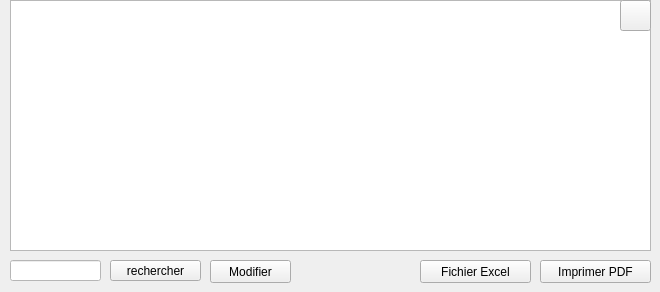
      <widget class="QWidget" name="affichanim_org">
       <attribute name="title">
        <string>Affichage liste</string>
       </attribute>
       <widget class="QLineEdit" name="lineEdit_org">
        <property name="geometry">
         <rect>
          <x>10</x>
          <y>260</y>
          <width>91</width>
          <height>21</height>
         </rect>
        </property>
        <property name="styleSheet">
         <string notr="true">background:white;</string>
        </property>
       </widget>
       <widget class="QPushButton" name="search_carButton_8_org">
        <property name="geometry">
         <rect>
          <x>110</x>
          <y>260</y>
          <width>91</width>
          <height>21</height>
         </rect>
        </property>
        <property name="styleSheet">
         <string notr="true">background:transparent;
font: italic 12pt &quot;Century Gothic&quot;;
color: qconicalgradient(cx:0.5, cy:0.5, angle:0, stop:0 rgba(35, 40, 3, 255), stop:0.16 rgba(136, 106, 22, 255), stop:0.225 rgba(166, 140, 41, 255), stop:0.285 rgba(204, 181, 74, 255), stop:0.345 rgba(235, 219, 102, 255), stop:0.415 rgba(245, 236, 112, 255), stop:0.52 rgba(209, 190, 76, 255), stop:0.57 rgba(187, 156, 51, 255), stop:0.635 rgba(168, 142, 42, 255), stop:0.695 rgba(202, 174, 68, 255), stop:0.75 rgba(218, 202, 86, 255), stop:0.815 rgba(208, 187, 73, 255), stop:0.88 rgba(187, 156, 51, 255), stop:0.935 rgba(137, 108, 26, 255), stop:1 rgba(35, 40, 3, 255));
border-bottom:2px solid#717072;
border-color: qconicalgradient(cx:0.5, cy:0.5, angle:0, stop:0 rgba(35, 40, 3, 255), stop:0.16 rgba(136, 106, 22, 255), stop:0.225 rgba(166, 140, 41, 255), stop:0.285 rgba(204, 181, 74, 255), stop:0.345 rgba(235, 219, 102, 255), stop:0.415 rgba(245, 236, 112, 255), stop:0.52 rgba(209, 190, 76, 255), stop:0.57 rgba(187, 156, 51, 255), stop:0.635 rgba(168, 142, 42, 255), stop:0.695 rgba(202, 174, 68, 255), stop:0.75 rgba(218, 202, 86, 255), stop:0.815 rgba(208, 187, 73, 255), stop:0.88 rgba(187, 156, 51, 255), stop:0.935 rgba(137, 108, 26, 255), stop:1 rgba(35, 40, 3, 255));
background-color: rgb(255, 212, 250);

border-radius:15px;}
QPushButton:hover{
	
	background-color: rgb(234, 78, 117);
</string>
        </property>
        <property name="text">
         <string>rechercher</string>
        </property>
       </widget>
       <widget class="QPushButton" name="pushButton_5_org">
        <property name="geometry">
         <rect>
          <x>420</x>
          <y>260</y>
          <width>111</width>
          <height>23</height>
         </rect>
        </property>
        <property name="styleSheet">
         <string notr="true">background:transparent;
font: italic 12pt &quot;Century Gothic&quot;;
color: qconicalgradient(cx:0.5, cy:0.5, angle:0, stop:0 rgba(35, 40, 3, 255), stop:0.16 rgba(136, 106, 22, 255), stop:0.225 rgba(166, 140, 41, 255), stop:0.285 rgba(204, 181, 74, 255), stop:0.345 rgba(235, 219, 102, 255), stop:0.415 rgba(245, 236, 112, 255), stop:0.52 rgba(209, 190, 76, 255), stop:0.57 rgba(187, 156, 51, 255), stop:0.635 rgba(168, 142, 42, 255), stop:0.695 rgba(202, 174, 68, 255), stop:0.75 rgba(218, 202, 86, 255), stop:0.815 rgba(208, 187, 73, 255), stop:0.88 rgba(187, 156, 51, 255), stop:0.935 rgba(137, 108, 26, 255), stop:1 rgba(35, 40, 3, 255));
border-bottom:2px solid#717072;
border-color: qconicalgradient(cx:0.5, cy:0.5, angle:0, stop:0 rgba(35, 40, 3, 255), stop:0.16 rgba(136, 106, 22, 255), stop:0.225 rgba(166, 140, 41, 255), stop:0.285 rgba(204, 181, 74, 255), stop:0.345 rgba(235, 219, 102, 255), stop:0.415 rgba(245, 236, 112, 255), stop:0.52 rgba(209, 190, 76, 255), stop:0.57 rgba(187, 156, 51, 255), stop:0.635 rgba(168, 142, 42, 255), stop:0.695 rgba(202, 174, 68, 255), stop:0.75 rgba(218, 202, 86, 255), stop:0.815 rgba(208, 187, 73, 255), stop:0.88 rgba(187, 156, 51, 255), stop:0.935 rgba(137, 108, 26, 255), stop:1 rgba(35, 40, 3, 255));
background-color: rgb(255, 212, 250);

border-radius:15px;}
QPushButton:hover{
	
	background-color: rgb(234, 78, 117);
</string>
        </property>
        <property name="text">
         <string>Fichier Excel</string>
        </property>
       </widget>
       <widget class="QPushButton" name="pushButton_4_org">
        <property name="geometry">
         <rect>
          <x>540</x>
          <y>260</y>
          <width>111</width>
          <height>23</height>
         </rect>
        </property>
        <property name="styleSheet">
         <string notr="true">background:transparent;
font: italic 12pt &quot;Century Gothic&quot;;
color: qconicalgradient(cx:0.5, cy:0.5, angle:0, stop:0 rgba(35, 40, 3, 255), stop:0.16 rgba(136, 106, 22, 255), stop:0.225 rgba(166, 140, 41, 255), stop:0.285 rgba(204, 181, 74, 255), stop:0.345 rgba(235, 219, 102, 255), stop:0.415 rgba(245, 236, 112, 255), stop:0.52 rgba(209, 190, 76, 255), stop:0.57 rgba(187, 156, 51, 255), stop:0.635 rgba(168, 142, 42, 255), stop:0.695 rgba(202, 174, 68, 255), stop:0.75 rgba(218, 202, 86, 255), stop:0.815 rgba(208, 187, 73, 255), stop:0.88 rgba(187, 156, 51, 255), stop:0.935 rgba(137, 108, 26, 255), stop:1 rgba(35, 40, 3, 255));
border-bottom:2px solid#717072;
border-color: qconicalgradient(cx:0.5, cy:0.5, angle:0, stop:0 rgba(35, 40, 3, 255), stop:0.16 rgba(136, 106, 22, 255), stop:0.225 rgba(166, 140, 41, 255), stop:0.285 rgba(204, 181, 74, 255), stop:0.345 rgba(235, 219, 102, 255), stop:0.415 rgba(245, 236, 112, 255), stop:0.52 rgba(209, 190, 76, 255), stop:0.57 rgba(187, 156, 51, 255), stop:0.635 rgba(168, 142, 42, 255), stop:0.695 rgba(202, 174, 68, 255), stop:0.75 rgba(218, 202, 86, 255), stop:0.815 rgba(208, 187, 73, 255), stop:0.88 rgba(187, 156, 51, 255), stop:0.935 rgba(137, 108, 26, 255), stop:1 rgba(35, 40, 3, 255));
background-color: rgb(255, 212, 250);

border-radius:15px;}
QPushButton:hover{
	
	background-color: rgb(234, 78, 117);
</string>
        </property>
        <property name="text">
         <string>Imprimer PDF</string>
        </property>
       </widget>
       <widget class="QTableView" name="tableView_4_org">
        <property name="geometry">
         <rect>
          <x>10</x>
          <y>0</y>
          <width>641</width>
          <height>251</height>
         </rect>
        </property>
       </widget>
       <widget class="QPushButton" name="pushButton_6_org">
        <property name="geometry">
         <rect>
          <x>620</x>
          <y>0</y>
          <width>31</width>
          <height>31</height>
         </rect>
        </property>
        <property name="styleSheet">
         <string notr="true">image: url(:/img/refresh.png);</string>
        </property>
        <property name="text">
         <string/>
        </property>
       </widget>
       <widget class="QPushButton" name="pushButton_7_org">
        <property name="geometry">
         <rect>
          <x>210</x>
          <y>260</y>
          <width>81</width>
          <height>23</height>
         </rect>
        </property>
        <property name="styleSheet">
         <string notr="true">background:transparent;
font: italic 12pt &quot;Century Gothic&quot;;
color: qconicalgradient(cx:0.5, cy:0.5, angle:0, stop:0 rgba(35, 40, 3, 255), stop:0.16 rgba(136, 106, 22, 255), stop:0.225 rgba(166, 140, 41, 255), stop:0.285 rgba(204, 181, 74, 255), stop:0.345 rgba(235, 219, 102, 255), stop:0.415 rgba(245, 236, 112, 255), stop:0.52 rgba(209, 190, 76, 255), stop:0.57 rgba(187, 156, 51, 255), stop:0.635 rgba(168, 142, 42, 255), stop:0.695 rgba(202, 174, 68, 255), stop:0.75 rgba(218, 202, 86, 255), stop:0.815 rgba(208, 187, 73, 255), stop:0.88 rgba(187, 156, 51, 255), stop:0.935 rgba(137, 108, 26, 255), stop:1 rgba(35, 40, 3, 255));
border-bottom:2px solid#717072;
border-color: qconicalgradient(cx:0.5, cy:0.5, angle:0, stop:0 rgba(35, 40, 3, 255), stop:0.16 rgba(136, 106, 22, 255), stop:0.225 rgba(166, 140, 41, 255), stop:0.285 rgba(204, 181, 74, 255), stop:0.345 rgba(235, 219, 102, 255), stop:0.415 rgba(245, 236, 112, 255), stop:0.52 rgba(209, 190, 76, 255), stop:0.57 rgba(187, 156, 51, 255), stop:0.635 rgba(168, 142, 42, 255), stop:0.695 rgba(202, 174, 68, 255), stop:0.75 rgba(218, 202, 86, 255), stop:0.815 rgba(208, 187, 73, 255), stop:0.88 rgba(187, 156, 51, 255), stop:0.935 rgba(137, 108, 26, 255), stop:1 rgba(35, 40, 3, 255));
background-color: rgb(255, 212, 250);

border-radius:15px;}
QPushButton:hover{
	
	background-color: rgb(234, 78, 117);
</string>
        </property>
        <property name="text">
         <string>Modifier</string>
        </property>
        <property name="checkable">
         <bool>true</bool>
        </property>
       </widget>
      </widget>
